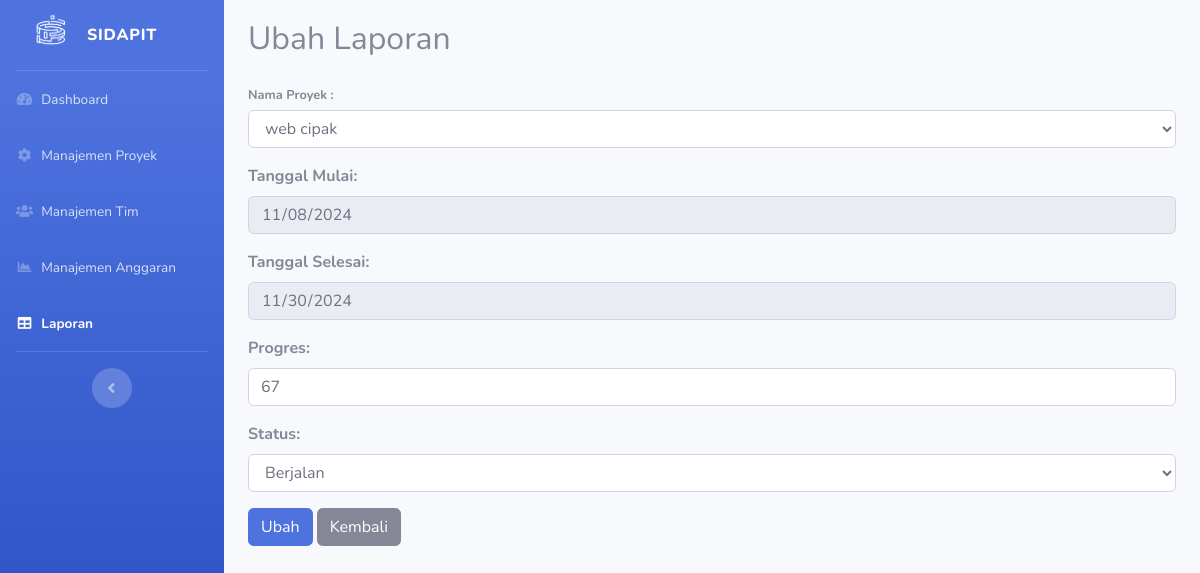
The app's page /admin/page/laporan/ubah.php?id_laporan=9 with its own data.
### tables this page shows
CREATE TABLE `laporan` (
  `id_laporan` int(11) NOT NULL,
  `tanggal_mulai` date NOT NULL,
  `tanggal_selesai` date NOT NULL,
  `status` enum('Tertunda','Berjalan','selesai') NOT NULL,
  `progres` varchar(255) NOT NULL,
  `id_proyek` int(100) NOT NULL
);

### admin/page/laporan/ubah.php (the view, shortened to what this page needs)
<?php
include '../../../config/koneksi.php';
$id_laporan = $_GET['id_laporan'];
$tampilProyek = $conn->query("SELECT id_proyek, nama_proyek, tanggal_mulai, tanggal_selesai FROM manajemen_proyek ORDER BY nama_proyek") or die($conn->error);
$existingData = null;
if ($id_laporan) {
    $existingData = $conn->query("SELECT * FROM laporan WHERE id_laporan = '$id_laporan'")->fetch_assoc();
}
?>
<!DOCTYPE html>
<html lang="en">
<head>
    <link href="../../vendor/fontawesome-free/css/all.min.css" rel="stylesheet" type="text/css">
    <link href="../../css/sb-admin-2.min.css" rel="stylesheet">
    <link href="../../vendor/datatables/dataTables.bootstrap4.min.css" rel="stylesheet">
    <link href="https://cdn.jsdelivr.net/npm/sweetalert2@11/dist/sweetalert2.min.css" rel="stylesheet">
</head>
<body id="page-top">
    <div id="wrapper">
        <ul class="navbar-nav bg-gradient-primary sidebar sidebar-dark accordion" id="accordionSidebar">
            <a class="sidebar-brand d-flex align-items-center" href="../../admin_index.php">
                <div>
                    <img src="../../img/logo.png" alt="" style="width: 60px; margin-left: 6px; margin-right: 1px;">
                </div>
                <div class="sidebar-brand-text mx-1">SIDAPIT<sup></sup></div>
            </a>
            <hr class="sidebar-divider my-0">
            <li class="nav-item">
                <a class="nav-link" href="../../admin_index.php">
                    <i class="fas fa-fw fa-tachometer-alt"></i>
                    <span>Dashboard</span></a>
            </li>
            <li class="nav-item">
                <a class="nav-link collapsed" href="../manajemen proyek/data.php" aria-expanded="true" aria-controls="collapseTwo">
                    <i class="fas fa-fw fa-cog"></i>
                    <span>Manajemen Proyek</span>
                </a>
            </li>
            <li class="nav-item">
                <a class="nav-link collapsed" href="../manajemen tim/data.php" data-target="#collapsePages" aria-expanded="true" aria-controls="collapsePages">
                    <i class="fas fa-fw fa-users"></i>
                    <span>Manajemen Tim</span>
                </a>
            </li>
            <li class="nav-item">
                <a class="nav-link" href="../manajemen anggaran/data.php">
                    <i class="fas fa-fw fa-chart-area"></i>
                    <span>Manajemen Anggaran</span></a>
            </li>
            <li class="nav-item active">
                <a class="nav-link" href="#">
                    <i class="fas fa-fw fa-table"></i>
                    <span>Laporan</span></a>
            </li>
            <hr class="sidebar-divider d-none d-md-block">
            <div class="text-center d-none d-md-inline">
                <button class="rounded-circle border-0" id="sidebarToggle"></button>
            </div>
        </ul>
        <div id="content-wrapper" class="d-flex flex-column">
            <div id="content">
                <div class="container-fluid form-container">
                    <h2 class="form-title">Ubah Laporan</h2>
                    <form id="tambahForm" method="post" class="mt-4" action="">
                <div class="form-group">
                    <label class="small mb-1" for="id_proyek">Nama Proyek :</label>
                    <select name="id_proyek" id="id_proyek" class="form-control" required>
                        <?php
                        while ($pecahProyek = $tampilProyek->fetch_assoc()) {
                            $selected = $existingData && $existingData['id_proyek'] == $pecahProyek['id_proyek'] ? 'selected' : '';
                            echo "<option value='{$pecahProyek['id_proyek']}' data-tanggal_mulai='{$pecahProyek['tanggal_mulai']}'
                                data-tanggal_selesai='{$pecahProyek['tanggal_selesai']}' $selected>{$pecahProyek['nama_proyek']}</option>";
                        }
                        ?>
                    </select>
                </div>
                <div class="form-group">
                    <label for="tanggal_mulai">Tanggal Mulai:</label>
                    <input type="date" class="form-control" id="tanggal_mulai" name="tanggal_mulai" value="<?= $existingData ? $existingData['tanggal_mulai'] : '' ?>" readonly required>
                </div>
                <div class="form-group">
                    <label for="tanggal_selesai">Tanggal Selesai:</label>
                    <input type="date" class="form-control" id="tanggal_selesai" name="tanggal_selesai" value="<?= $existingData ? $existingData['tanggal_selesai'] : '' ?>" readonly required>
                </div>
                <div class="form-group">
                    <label for="progres">Progres:</label>
                    <input type="text" class="form-control" id="progres" name="progres" value="<?= $existingData ? $existingData['progres'] : '' ?>" required>
                </div>
                <div class="form-group">
                    <label for="status">Status:</label>
                    <select name="status" id="status" class="form-control">
                        <option value="Berjalan" <?php if($existingData['status'] == 'Berjalan'){echo "selected";} ?> >Berjalan</option>
                    </select>
                </div>
                <button type="submit" class="btn btn-primary"><?= $id_laporan ? 'Ubah' : 'Tambah' ?></button>
                <a href="data.php" class="btn btn-secondary">Kembali</a>
            </form>
                </div>
            </div>
        </div>
    </div>
</body>
</html>

### admin/page/laporan/ubah.php (style rules this page uses)
.form-container { margin-top: 20px; }
.form-title { margin-bottom: 20px; }
.form-group label { font-weight: bold; }

### records on screen
laporan: tanggal_mulai "11/08/2024", tanggal_selesai "11/30/2024", progres "67", status "Berjalan"

### other values on screen
form field id_proyek "web cipak"
